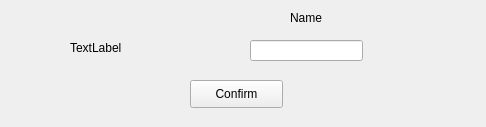
<?xml version="1.0" encoding="UTF-8"?>
<ui version="4.0">
 <class>NewStudent</class>
 <widget class="QWidget" name="NewStudent">
  <property name="geometry">
   <rect>
    <x>0</x>
    <y>0</y>
    <width>486</width>
    <height>127</height>
   </rect>
  </property>
  <property name="windowTitle">
   <string>NewStudent</string>
  </property>
  <widget class="QLabel" name="IDlabel">
   <property name="geometry">
    <rect>
     <x>70</x>
     <y>40</y>
     <width>72</width>
     <height>15</height>
    </rect>
   </property>
   <property name="text">
    <string>TextLabel</string>
   </property>
  </widget>
  <widget class="QLabel" name="Namelabel">
   <property name="geometry">
    <rect>
     <x>290</x>
     <y>10</y>
     <width>72</width>
     <height>15</height>
    </rect>
   </property>
   <property name="text">
    <string>Name</string>
   </property>
  </widget>
  <widget class="QLineEdit" name="lineEdit">
   <property name="geometry">
    <rect>
     <x>250</x>
     <y>40</y>
     <width>113</width>
     <height>21</height>
    </rect>
   </property>
  </widget>
  <widget class="QPushButton" name="pushButton">
   <property name="geometry">
    <rect>
     <x>190</x>
     <y>80</y>
     <width>93</width>
     <height>28</height>
    </rect>
   </property>
   <property name="text">
    <string>Confirm</string>
   </property>
  </widget>
 </widget>
 <resources/>
 <connections>
  <connection>
   <sender>pushButton</sender>
   <signal>clicked()</signal>
   <receiver>NewStudent</receiver>
   <slot>addStu()</slot>
   <hints>
    <hint type="sourcelabel">
     <x>228</x>
     <y>87</y>
    </hint>
    <hint type="destinationlabel">
     <x>396</x>
     <y>84</y>
    </hint>
   </hints>
  </connection>
 </connections>
 <slots>
  <slot>addStu()</slot>
 </slots>
</ui>
